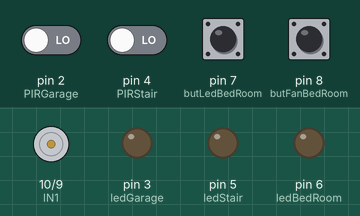
Bench run of a sketch on a simulated Arduino Uno, built with avr-gcc and run on an emulated ATmega328P. On the bench: motor-driver pin pairs drawn as motors (green arrow = first pin HIGH = forward, orange = second pin HIGH = backward, longer = more drive, scaled by the enable pin), output pins drawn as LEDs (lit = HIGH). The inputs (shaded band) are chosen by the test bench; at power-on: pin 2 (PIRGarage), pin 4 (PIRStair), pin 7 (butLedBedRoom), pin 8 (butFanBedRoom) LOW. What the sketch prints to the serial monitor is not drawn.

Above: at 1.2 s.
1.3 s: pin 8 (butFanBedRoom) pulled HIGH for 0.15 s
At 1.8 s:
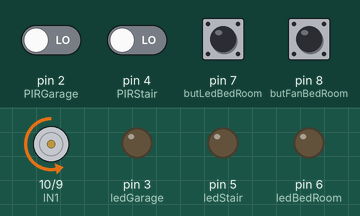
2.9 s: pin 2 (PIRGarage) driven HIGH
At 4.1 s:
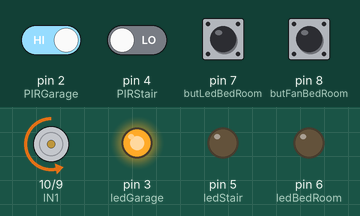
4.4 s: pin 4 (PIRStair) driven HIGH
At 5.2 s:
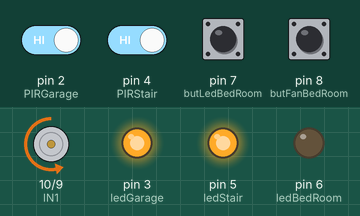
5.9 s: pin 7 (butLedBedRoom) pulled HIGH for 0.15 s
At 6.4 s:
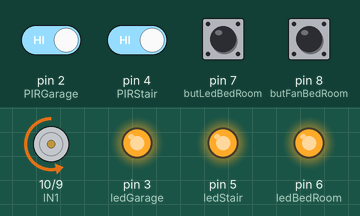
7.5 s: pin 8 (butFanBedRoom) pulled HIGH for 1 s
At 8.9 s:
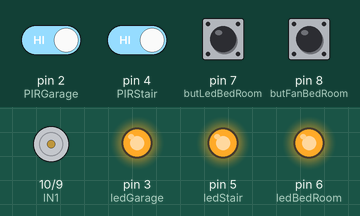
10.0 s: pin 7 (butLedBedRoom) pulled HIGH for 1 s
At 10.7 s:
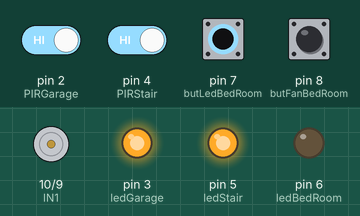
Timing chart, 0 to 13.0 s (numbered marks = the images above; inputs shaded):
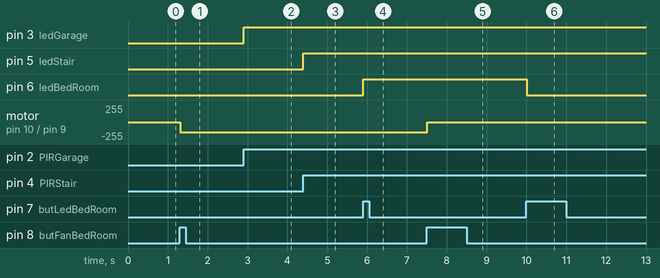

The sketch:

Khoi_Trong_Nha.ino
```cpp
#define ledGarage         3
#define PIRGarage         2

#define ledStair          5
#define PIRStair          4

#define ledBedRoom        6
#define butLedBedRoom     7

#define butFanBedRoom     8

#define IN1               10
#define IN2               9
#define enA               11

int giaTriPIRGarage, giaTriPIRStair;

int trangthaiLedDau_BedRoom = LOW;
int demLed_BedRoom = 1;

int trangthaiFanDau_BedRoom = LOW;
int demFan_BedRoom = 1;

void setup(){
  pinMode(ledGarage, OUTPUT);
  pinMode(PIRGarage, INPUT);

  pinMode(ledStair, OUTPUT);
  pinMode(PIRStair, INPUT);

  pinMode(ledBedRoom, OUTPUT);
  pinMode(butLedBedRoom, INPUT);

  pinMode(butFanBedRoom, INPUT);

  pinMode(IN1, OUTPUT);
  pinMode(IN2, OUTPUT);
  pinMode(enA, OUTPUT);

  Serial.begin(9600);
}

void motorFan_Tien(){
  analogWrite(enA, 150);
  digitalWrite(IN1, LOW);
  digitalWrite(IN2, HIGH);
}

void motorFan_Dung(){
  digitalWrite(IN1, LOW);
  digitalWrite(IN2, LOW);
}

void loop(){
  while(1){
//    Bật tắt bóng đèn Bed Room
    int trangthaiLedHienTai_BedRoom = digitalRead(butLedBedRoom);
    if(trangthaiLedHienTai_BedRoom == HIGH && trangthaiLedDau_BedRoom == LOW){
      demLed_BedRoom++;
    }
    trangthaiLedDau_BedRoom = trangthaiLedHienTai_BedRoom;
    if(demLed_BedRoom%2==0){
      digitalWrite(ledBedRoom,HIGH);
    }
    else{
      digitalWrite(ledBedRoom,LOW);
    }

//    Bật tắt quạt Bed Room
    int trangthaiFanHienTai_BedRoom = digitalRead(butFanBedRoom);
    Serial.println(trangthaiFanHienTai_BedRoom);
    if(trangthaiFanHienTai_BedRoom == HIGH && trangthaiFanDau_BedRoom == LOW){
      demFan_BedRoom++;
    }
    trangthaiFanDau_BedRoom = trangthaiFanHienTai_BedRoom;
    if(demFan_BedRoom%2==0){
      motorFan_Tien();
    }
    else{
      motorFan_Dung();
    }

    giaTriPIRGarage = digitalRead(PIRGarage);
    giaTriPIRStair = digitalRead(PIRStair);

//    Cảm biến chuyển động nhà kho
    if(giaTriPIRGarage == 1){
      digitalWrite(ledGarage, HIGH);
    }
    else{
      digitalWrite(ledGarage, LOW);
    }
//   Cảm biến chuyển động cầu thang
    if(giaTriPIRStair == 1){
      digitalWrite(ledStair, HIGH);
    }
    else{
      digitalWrite(ledStair, LOW);
    }
  }
}
```

Measured:
- after the input at 1.3 s, motor on pin 10 (IN1) / pin 9 (IN2): stopped → backward 150/255 at once
- after the input at 2.9 s, pin 3 (ledGarage): LOW → HIGH at once
- after the input at 4.4 s, pin 5 (ledStair): LOW → HIGH at once
- after the input at 5.9 s, pin 6 (ledBedRoom): LOW → HIGH at once
- after the input at 7.5 s, motor on pin 10 (IN1) / pin 9 (IN2): backward 150/255 → stopped at once
- after the input at 10.0 s, pin 6 (ledBedRoom): HIGH → LOW at once
